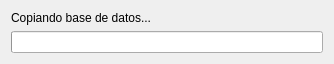
<?xml version="1.0" encoding="UTF-8"?>
<ui version="4.0">
 <class>DlgProgressFile</class>
 <widget class="QDialog" name="DlgProgressFile">
  <property name="geometry">
   <rect>
    <x>0</x>
    <y>0</y>
    <width>334</width>
    <height>58</height>
   </rect>
  </property>
  <property name="windowTitle">
   <string>Dialog</string>
  </property>
  <layout class="QVBoxLayout" name="verticalLayout">
   <item>
    <widget class="QLabel" name="msgLabel">
     <property name="text">
      <string>Copiando base de datos...</string>
     </property>
    </widget>
   </item>
   <item>
    <widget class="QProgressBar" name="fileProgressBar">
     <property name="value">
      <number>0</number>
     </property>
     <property name="textVisible">
      <bool>false</bool>
     </property>
     <property name="invertedAppearance">
      <bool>false</bool>
     </property>
    </widget>
   </item>
  </layout>
 </widget>
 <resources/>
 <connections/>
</ui>
